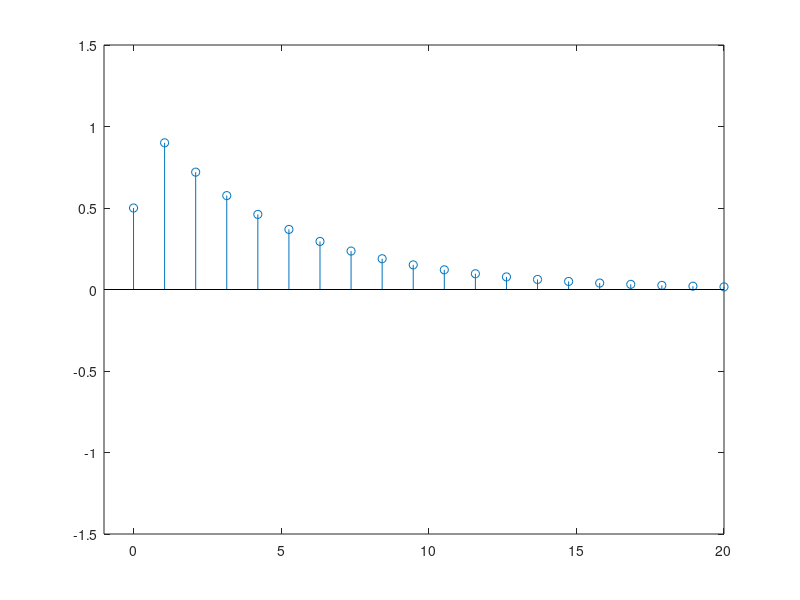

Here is the MATLAB script that generated this plot:

x = zeros(1,20);
x(1) = 1;
y =filter([0.5,0.5],[1,-0.8],x);

l = linspace(0,length(y),20);
stem(l,y)
axis([-1 20 -1.5 1.5]);